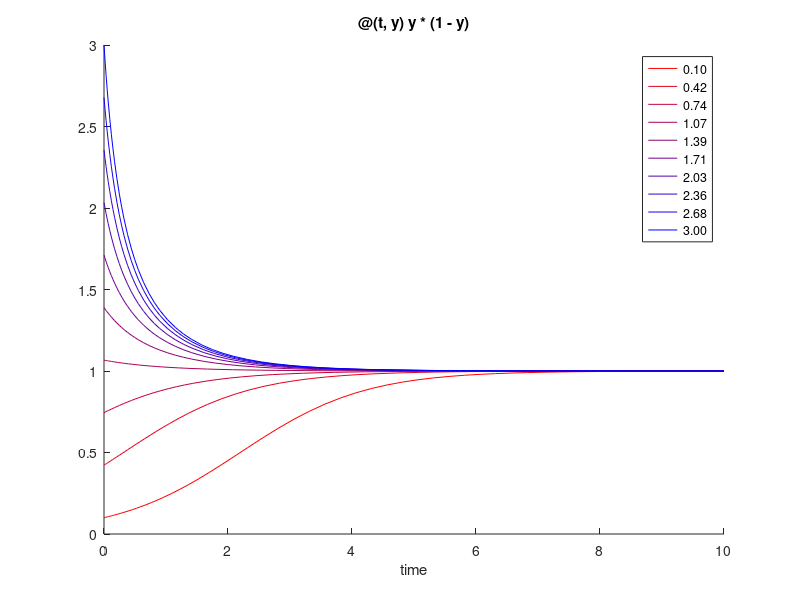

Source code (MATLAB):

t0 = 0;
tf = 10;

n = 10;
a = linspace(.1,3,n);
colors = linspace(0,1,n);

figure; hold on;
for i = 1:n
    y0 = a(i);
    odefun = @(t,y) y*(1-y);
    [T Y] = ode45(odefun,[t0 tf],y0);
    h = plot(T,Y);
    set(h,'Color',[1-colors(i), 0, colors(i)]);
end
hold off;
legend(num2str(a',' %4.2f'));
title(func2str(odefun));
xlabel('time');